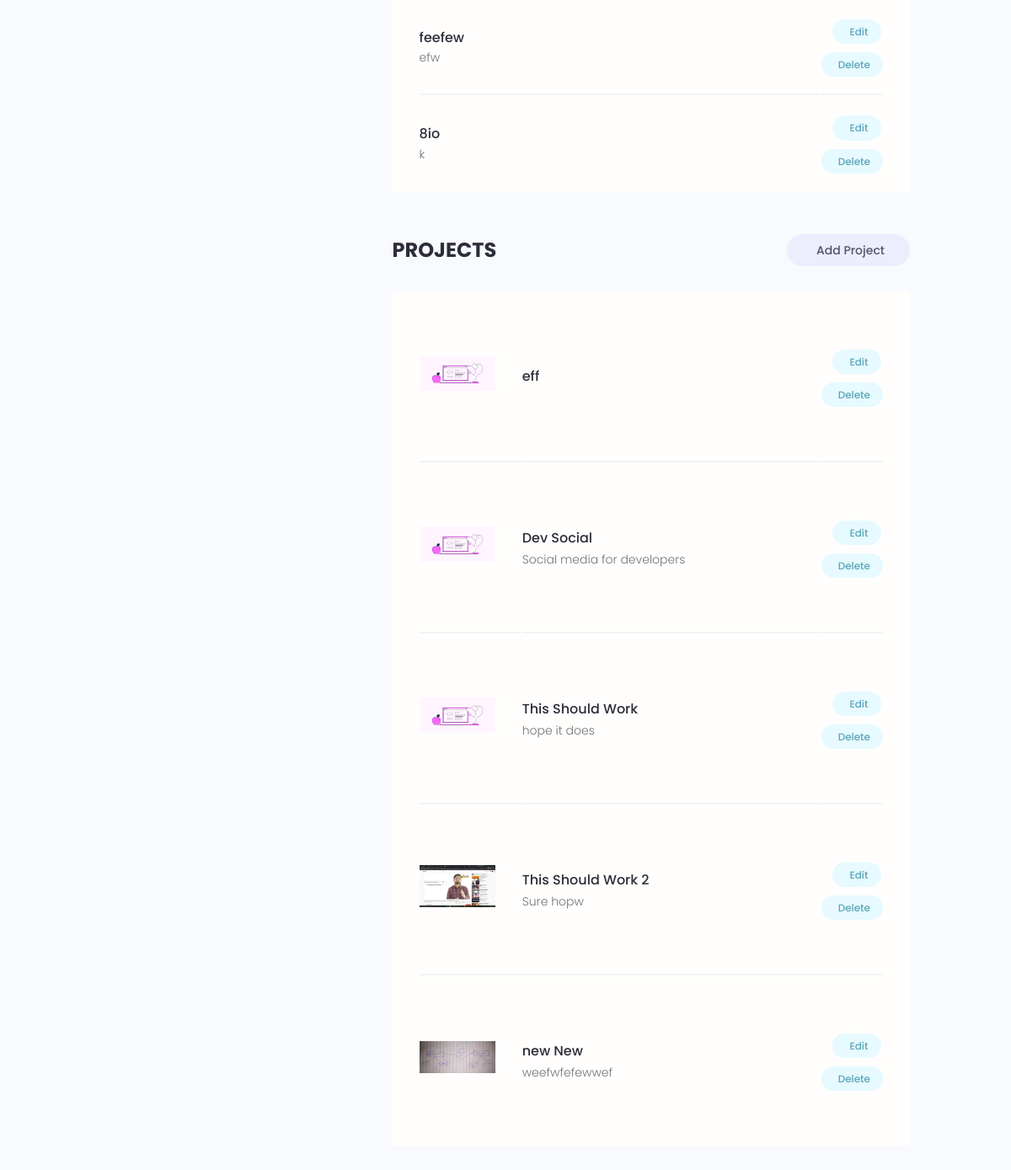
Page /users/account/ (signed in, lower part) on the earlier database version.
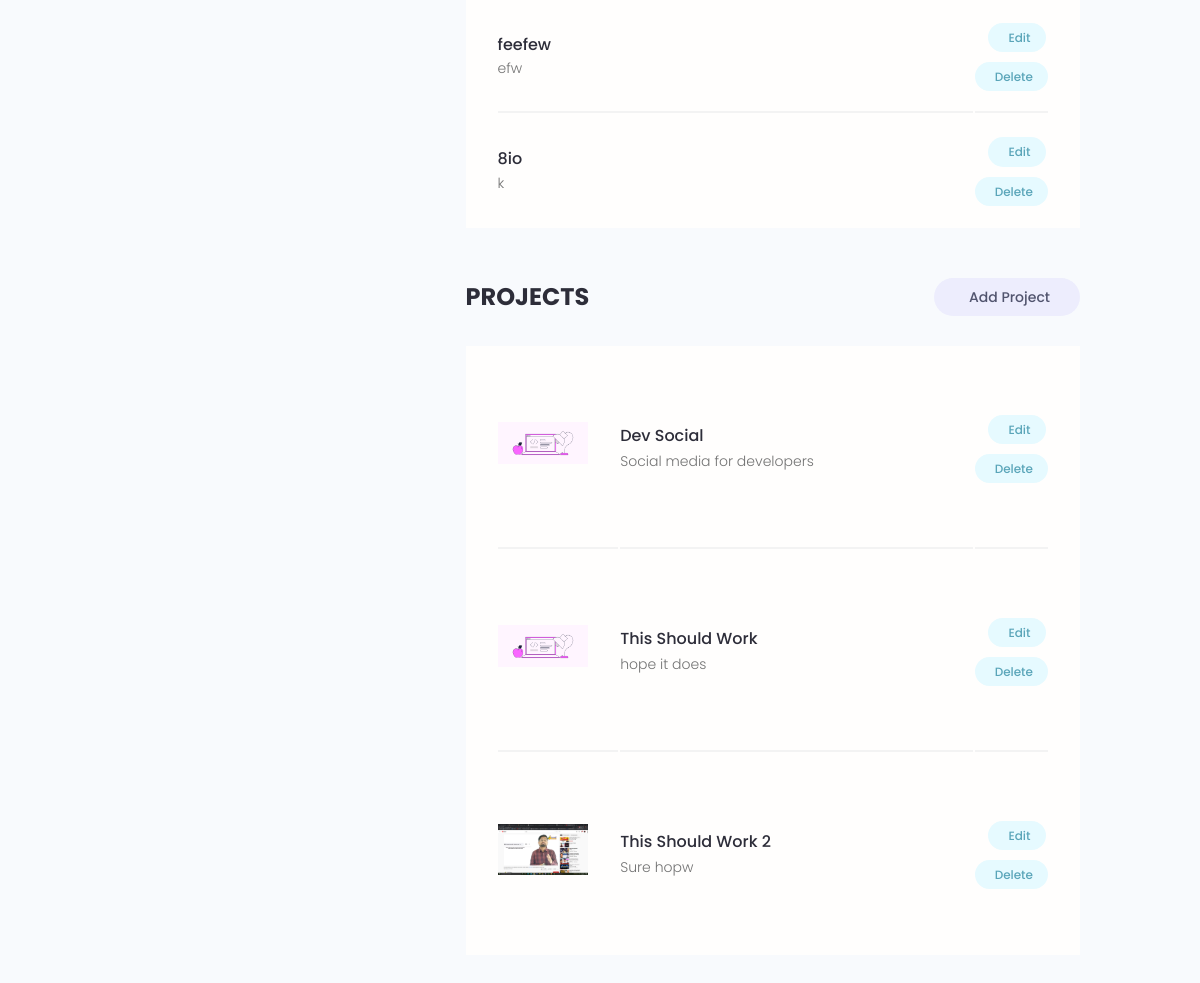
Same page on the later database version.
### users/models.py (models this page shows)
class Skill(models.Model):
	user = models.ForeignKey(Profile, on_delete = models.CASCADE, blank = True, null = True)
	name = models.CharField(max_length=100)
	text = models.CharField(max_length = 500, blank=True, null = True)

### projects/models.py (models this page shows, shortened)
class Project(models.Model):
	user = models.ForeignKey(User, on_delete = models.CASCADE, blank = True, null = True)
	title = models.CharField(max_length = 100)
	desciption = models.TextField(null = True, blank = True)
	created = models.DateTimeField(default = datetime.now)
	source_link = models.CharField(max_length = 3500, null = True, blank = True)
	demo_link = models.CharField(max_length = 3500, null = True, blank = True)
	upvotes = models.IntegerField(default = 0)
	downvotes = models.IntegerField(default = 0)
	tags = models.ManyToManyField('Tag')
	img = models.ImageField(blank=True, null = True, default = 'default.png')

### users/views.py (the view)
# urls.py: path('/account/', views.userAccount, name = 'UserAccount'),
def userAccount(request):
	user = models.Profile.objects.get(user = request.user)
	skills = user.skill_set.all()
	return render(request, 'users/user_account.html', {'user' : user, 'skills' : skills})

### users/templates/users/user_account.html (shortened to what this page needs)
{% extends 'projects/base.html' %}
{% load static %}
{% block content %}
<main class="settingsPage profile my-md">
    <div class="container">
      <div class="layout">
        <div class="column column--1of3">
        </div>
        <div class="column column--2of3">
          <table class="settings__table">
            {% for skill in skills %}
            <tr>
              <td class="settings__tableInfo">
                <h4>{{ skill.name }}</h4>
                <p>
                  {{ skill.text }}
                </p>
              </td>
              <td class="settings__tableActions">
                <a class="tag tag--pill tag--main settings__btn" href="#"> Edit</a>
                <a class="tag tag--pill tag--main settings__btn" href="#">
                  Delete</a>
              </td>
            </tr>
            {% endfor %}
          </table>
          <div class="settings">
            <h3 class="settings__title">Projects</h3>
            <a class="tag tag--pill tag--sub settings__btn tag--lg" href="{% url 'CreateProject' %}"> Add Project</a>
          </div>
          <table class="settings__table">
            {% for pr in user.user.project_set.all %}
            <tr>
              <td class="settings__thumbnail">
                <a href="single-project.html"><img src="{{ pr.img.url }}" alt="Project Thumbnail" /></a>
              </td>
              <td class="settings__tableInfo">
                <a href="{% url 'SingleProject' pr.title %}">{{ pr.title }}</a>
                <p>
                  {{ pr.desciption }}
                </p>
              </td>
              <td class="settings__tableActions">
                <a class="tag tag--pill tag--main settings__btn" href="{% url 'UpdateProject' pr.id %}"> Edit</a>
                <a class="tag tag--pill tag--main settings__btn" href="{% url 'DeleteProject' pr.id %}">
                  Delete</a>
              </td>
            </tr>
            {% endfor %}
          </table>
        </div>
      </div>
    </div>
  </main>
{% endblock %}

Differences in the rows shown:
removed Project: img (placeholder picture), title "eff"
removed Project: img (picture), title "new New", desciption "weefwfefewwef"
